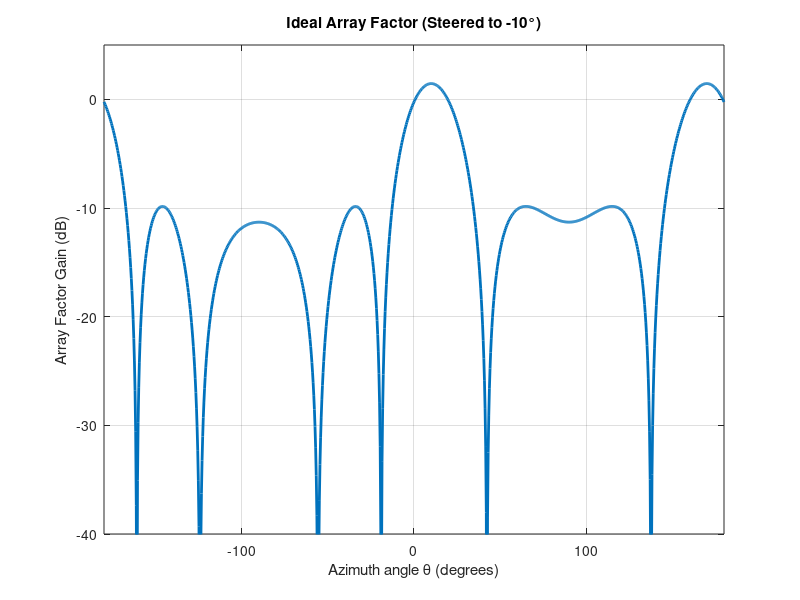

Source code (MATLAB):
% ===========================
% Simple Array Factor with Beamsteering (1 Antenna, Ideal AF)
% ===========================

clc; clear;

% ---------------------------
% CONFIGURATION
% ---------------------------
frequency = 5.8e9;               % Operating frequency
lambda = 3e8 / frequency;        % Wavelength
k = 2 * pi / lambda;             % Wave number
element_spacing = lambda / 2;    % Uniform spacing
num_elements = 4;                % Number of elements
calibration_offset_dB = 1.4516;  % Calibration offset

% ---------------------------
% BEAMSTEERING CONFIGURATION
% ---------------------------
steering_angle_deg = -10;  % Beam points to this azimuth angle
steering_angle_rad = deg2rad(steering_angle_deg);

% Phase shift per element for steering
phase_shifts = k * element_spacing * sin(steering_angle_rad);
weights = exp(1j * (0:num_elements-1) * phase_shifts);

% ---------------------------
% IDEAL ARRAY FACTOR CALCULATION
% ---------------------------
theta_deg = linspace(-180, 180, 1000);   % Azimuth sweep
theta_rad = deg2rad(theta_deg);

AF_array = zeros(size(theta_rad));
for n = 0:num_elements-1
    AF_array = AF_array + weights(n+1) .* exp(1j * n * k * element_spacing * sin(theta_rad));
end

AF_array_mag = abs(AF_array);
AF_array_mag = AF_array_mag.^2;  % Power
AF_array_dB = 10 * log10(AF_array_mag / max(AF_array_mag)) + calibration_offset_dB;

% ---------------------------
% OUTPUT RESULTS
% ---------------------------
[max_gain, idx_max] = max(AF_array_mag);
max_gain_dB = 10 * log10(max_gain) + calibration_offset_dB;
fprintf('Beamsteering to θ = %.1f°\n', steering_angle_deg);
fprintf('Maximum array factor gain: %.2f dB\n', max_gain_dB);
fprintf('Actual peak at θ = %.2f°\n', theta_deg(idx_max));

% ---------------------------
% PLOT
% ---------------------------
figure;
plot(theta_deg, AF_array_dB, 'LineWidth', 2);
xlabel('Azimuth angle θ (degrees)');
ylabel('Array Factor Gain (dB)');
title(sprintf('Ideal Array Factor (Steered to %.0f°)', steering_angle_deg));
grid on;
ylim([-40 5]);
xlim([-180 180]);
